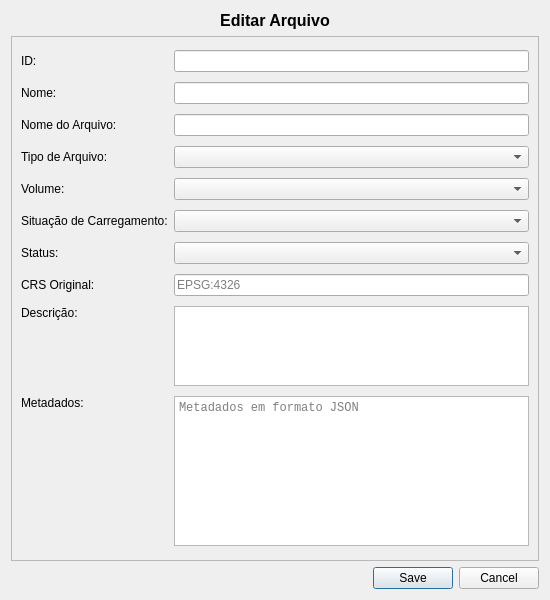
<?xml version="1.0" encoding="UTF-8"?>
<!-- Path: gui\informacao_produto\file_edit_dialog.ui -->
<ui version="4.0">
 <class>FileEditDialog</class>
 <widget class="QDialog" name="FileEditDialog">
  <property name="geometry">
   <rect>
    <x>0</x>
    <y>0</y>
    <width>550</width>
    <height>600</height>
   </rect>
  </property>
  <property name="windowTitle">
   <string>Editar Arquivo</string>
  </property>
  <layout class="QVBoxLayout" name="verticalLayout">
   <item>
    <widget class="QLabel" name="titleLabel">
     <property name="font">
      <font>
       <pointsize>12</pointsize>
       <weight>75</weight>
       <bold>true</bold>
      </font>
     </property>
     <property name="text">
      <string>Editar Arquivo</string>
     </property>
     <property name="alignment">
      <set>Qt::AlignCenter</set>
     </property>
    </widget>
   </item>
   <item>
    <widget class="QScrollArea" name="scrollArea">
     <property name="widgetResizable">
      <bool>true</bool>
     </property>
     <widget class="QWidget" name="scrollAreaWidgetContents">
      <property name="geometry">
       <rect>
        <x>0</x>
        <y>0</y>
        <width>530</width>
        <height>529</height>
       </rect>
      </property>
      <layout class="QFormLayout" name="formLayout">
       <item row="0" column="0">
        <widget class="QLabel" name="idLabel">
         <property name="text">
          <string>ID:</string>
         </property>
        </widget>
       </item>
       <item row="0" column="1">
        <widget class="QLineEdit" name="idLineEdit">
         <property name="readOnly">
          <bool>true</bool>
         </property>
        </widget>
       </item>
       <item row="1" column="0">
        <widget class="QLabel" name="nomeLabel">
         <property name="text">
          <string>Nome:</string>
         </property>
        </widget>
       </item>
       <item row="1" column="1">
        <widget class="QLineEdit" name="nomeLineEdit"/>
       </item>
       <item row="2" column="0">
        <widget class="QLabel" name="nomeArquivoLabel">
         <property name="text">
          <string>Nome do Arquivo:</string>
         </property>
        </widget>
       </item>
       <item row="2" column="1">
        <widget class="QLineEdit" name="nomeArquivoLineEdit">
         <property name="readOnly">
          <bool>true</bool>
         </property>
        </widget>
       </item>
       <item row="3" column="0">
        <widget class="QLabel" name="tipoArquivoLabel">
         <property name="text">
          <string>Tipo de Arquivo:</string>
         </property>
        </widget>
       </item>
       <item row="3" column="1">
        <widget class="QComboBox" name="tipoArquivoComboBox"/>
       </item>
       <item row="4" column="0">
        <widget class="QLabel" name="volumeLabel">
         <property name="text">
          <string>Volume:</string>
         </property>
        </widget>
       </item>
       <item row="4" column="1">
        <widget class="QComboBox" name="volumeComboBox"/>
       </item>
       <item row="5" column="0">
        <widget class="QLabel" name="situacaoLabel">
         <property name="text">
          <string>Situação de Carregamento:</string>
         </property>
        </widget>
       </item>
       <item row="5" column="1">
        <widget class="QComboBox" name="situacaoComboBox"/>
       </item>
       <item row="6" column="0">
        <widget class="QLabel" name="statusLabel">
         <property name="text">
          <string>Status:</string>
         </property>
        </widget>
       </item>
       <item row="6" column="1">
        <widget class="QComboBox" name="statusComboBox"/>
       </item>
       <item row="7" column="0">
        <widget class="QLabel" name="crsLabel">
         <property name="text">
          <string>CRS Original:</string>
         </property>
        </widget>
       </item>
       <item row="7" column="1">
        <widget class="QLineEdit" name="crsLineEdit">
         <property name="placeholderText">
          <string>EPSG:4326</string>
         </property>
        </widget>
       </item>
       <item row="8" column="0">
        <widget class="QLabel" name="descricaoLabel">
         <property name="text">
          <string>Descrição:</string>
         </property>
         <property name="alignment">
          <set>Qt::AlignLeading|Qt::AlignLeft|Qt::AlignTop</set>
         </property>
        </widget>
       </item>
       <item row="8" column="1">
        <widget class="QTextEdit" name="descricaoTextEdit">
         <property name="maximumSize">
          <size>
           <width>16777215</width>
           <height>80</height>
          </size>
         </property>
        </widget>
       </item>
       <item row="9" column="0">
        <widget class="QLabel" name="metadadoLabel">
         <property name="text">
          <string>Metadados:</string>
         </property>
         <property name="alignment">
          <set>Qt::AlignLeading|Qt::AlignLeft|Qt::AlignTop</set>
         </property>
        </widget>
       </item>
       <item row="9" column="1">
        <widget class="QTextEdit" name="metadadoTextEdit">
         <property name="maximumSize">
          <size>
           <width>16777215</width>
           <height>150</height>
          </size>
         </property>
         <property name="font">
          <font>
           <family>Monospace</family>
          </font>
         </property>
         <property name="placeholderText">
          <string>Metadados em formato JSON</string>
         </property>
        </widget>
       </item>
      </layout>
     </widget>
    </widget>
   </item>
   <item>
    <widget class="QDialogButtonBox" name="buttonBox">
     <property name="orientation">
      <enum>Qt::Horizontal</enum>
     </property>
     <property name="standardButtons">
      <set>QDialogButtonBox::Cancel|QDialogButtonBox::Save</set>
     </property>
    </widget>
   </item>
  </layout>
 </widget>
 <resources/>
 <connections>
  <connection>
   <sender>buttonBox</sender>
   <signal>accepted()</signal>
   <receiver>FileEditDialog</receiver>
   <slot>accept()</slot>
   <hints>
    <hint type="sourcelabel">
     <x>248</x>
     <y>254</y>
    </hint>
    <hint type="destinationlabel">
     <x>157</x>
     <y>274</y>
    </hint>
   </hints>
  </connection>
  <connection>
   <sender>buttonBox</sender>
   <signal>rejected()</signal>
   <receiver>FileEditDialog</receiver>
   <slot>reject()</slot>
   <hints>
    <hint type="sourcelabel">
     <x>316</x>
     <y>260</y>
    </hint>
    <hint type="destinationlabel">
     <x>286</x>
     <y>274</y>
    </hint>
   </hints>
  </connection>
 </connections>
</ui>
